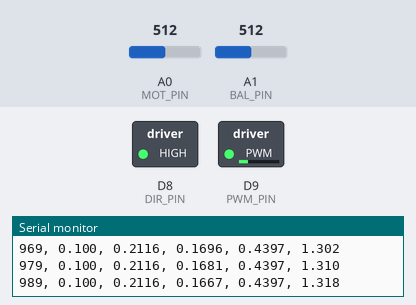
This sketch was run on a simulated Arduino Uno R4 WiFi. Parts: switched loads named in the sketch (green lamp = pin HIGH), the last lines printed to the serial monitor. Inputs (shaded band) come from the test bench; at power-on: A1 (BAL_PIN) = 512, A0 (MOT_PIN) = 512 (analog values on the 0–1023 scale).

Above: at 1.3 s.
1.6 s: A1 (BAL_PIN) set to 306
At 2.04 s:
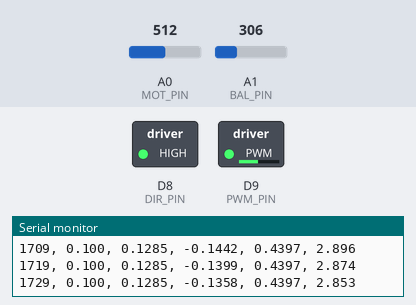
4.6 s: A1 (BAL_PIN) set to 716
At 4.97 s:
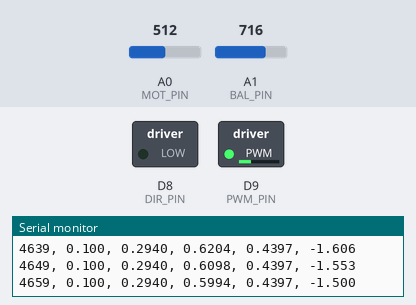
7.6 s: A1 (BAL_PIN) set to 122
At 7.95 s:
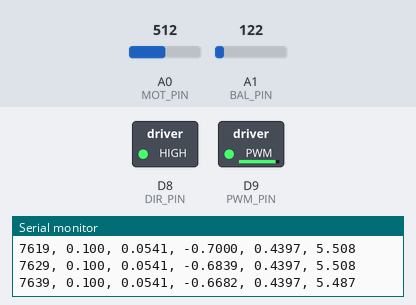
10.6 s: A0 (MOT_PIN) set to 716
12.1 s: A0 (MOT_PIN) set to 706
At 13.4 s:
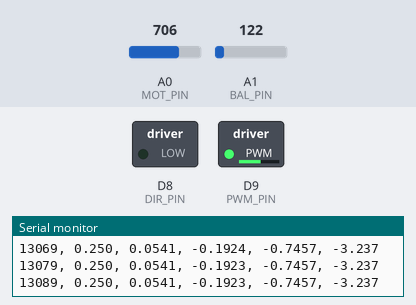
14.0 s: A1 (BAL_PIN) set to 511
Timing chart, 0 to 17.7 s (numbered marks = the images above; inputs shaded):
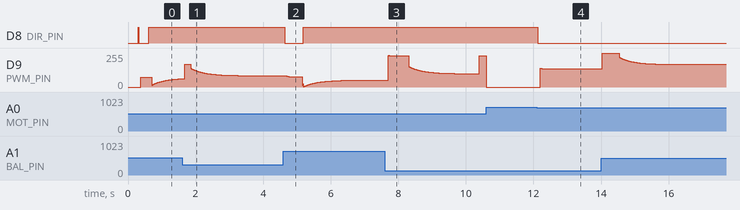

Measured:
- after the input at 4.6 s, D8 (DIR_PIN): HIGH → LOW at once, → HIGH 0.55 s later
- after the input at 12.1 s, D8 (DIR_PIN): HIGH → LOW at once; D9 (PWM_PIN): 0/255 → 136/255 after 0.10 s, → 137/255 0.39 s later

The sketch:

lab_3.ino
```cpp
#include <Arduino.h>
#include "geeWhiz.h"

// Lab 3 (b): ball position control with the part (a) lead controller.
//   outer loop (10 ms): e_y = y_ref - y -> D2[z] -> saturator -> theta_ref_sat
//   inner loop (1 ms):  e = theta_ref_sat - theta -> D1[z] + load/friction comp -> V
// D2[z] = Tustin of C2(s) = -7 (s + 0.35) / (s + 2.5) at 10 ms.
// Reference: square wave 0.10 m <-> 0.25 m, 20 s period.

const int MOT_PIN = A0;
const int BAL_PIN = A1;

// Sensor scaling: gear angle from Lab 1 (station 5), ball recalibrated 2026-11-26 at the beam ticks
const float SLOPE_MOTOR = -0.000381880445, OFFSET_MOTOR = 3.568038909;        // rad
const float SLOPE_BALL = 0.0000252403332759, OFFSET_BALL = 0.00487879462523;  // m

const uint32_t OUTER_DIV = 10;        // outer loop every 10 inner (1 ms) ticks
const uint32_t HALF_PERIOD_MS = 10000;
const float Y_LOW = 0.10f, Y_HIGH = 0.25f;   // m
const float REF_SAT = 0.7f;           // gear angle saturator, rad
const float MAX_ANGLE = 0.8f;         // safety: motor off beyond this, rad

// Inner loop (Lab 2): D1[z] and load/friction compensation
const float LOAD_V = -0.275f, FRICTION_V = 0.30f, POS_TOLERANCE = 0.005f;
const double a0 = -0.07356126214266934, a1 = -0.0031170026331643896, a2 = 0.07044425950950561;
const double b1 = -1.9385879020494574, b2 = 0.9398836903182997;
double e1 = 0, e2 = 0, u1 = 0, u2 = 0;

// Outer loop: D2[z] = (c0 + c1 z^-1) / (1 + d1 z^-1), m -> rad
const double c0 = -6.925679012345679, c1 = 6.901481481481482, d1 = -0.9753086419753088;
double ey1 = 0, th1 = 0;              // previous error and previous (unsaturated) output
float theta_ref_sat = 0.0f;

uint32_t k = 0;
int32_t ball_sum = 0;                 // sums the 1 ms ball readings over one outer sample

volatile bool fresh = false;          // one sample handed from the interrupt to loop()
volatile uint32_t log_t;
volatile float log_ref, log_y, log_th_ref, log_th, log_V;

void setup() {
  analogReadResolution(14);
  Serial.begin(115200);
  delay(300);
  geeWhizBegin();
  setMotorVoltage(0.0f);
  Serial.println("t_ms, y_ref, y, theta_ref_sat, theta, V");
  set_control_interval_ms(1);
}

void loop() {
  if (!fresh) return;
  noInterrupts();
  uint32_t t = log_t;
  float r = log_ref, y = log_y, tr = log_th_ref, th = log_th, V = log_V;
  fresh = false;
  interrupts();
  Serial.print(t);        Serial.print(", ");
  Serial.print(r, 3);     Serial.print(", ");
  Serial.print(y, 4);     Serial.print(", ");
  Serial.print(tr, 4);    Serial.print(", ");
  Serial.print(th, 4);    Serial.print(", ");
  Serial.println(V, 3);
}

void interval_control_code(void) {
  float theta = SLOPE_MOTOR * analogRead(MOT_PIN) + OFFSET_MOTOR;
  ball_sum += analogRead(BAL_PIN);

  // ---- inner loop, every 1 ms ----
  float V = 0.0f;
  if (fabsf(theta) <= MAX_ANGLE) {
    double e = theta_ref_sat - theta;
    double u = -b1 * u1 - b2 * u2 + a0 * e + a1 * e1 + a2 * e2;
    e2 = e1; e1 = e;
    u2 = u1; u1 = u;
    V = u + LOAD_V;
    if (fabs(e) > POS_TOLERANCE) V += (u > 0 ? FRICTION_V : -FRICTION_V);
  }
  setMotorVoltage(V);

  // ---- outer loop, every 10 ms ----
  if (k % OUTER_DIV == OUTER_DIV - 1) {
    float y = SLOPE_BALL * ((float)ball_sum / OUTER_DIV) + OFFSET_BALL;
    ball_sum = 0;
    float y_ref = ((k / HALF_PERIOD_MS) % 2 == 0) ? Y_LOW : Y_HIGH;

    double ey = y_ref - y;
    double th_ref = -d1 * th1 + c0 * ey + c1 * ey1;
    ey1 = ey; th1 = th_ref;           // keep the unsaturated output in the controller history
    theta_ref_sat = constrain((float)th_ref, -REF_SAT, REF_SAT);

    log_t = k; log_ref = y_ref; log_y = y; log_th_ref = theta_ref_sat; log_th = theta; log_V = V;
    fresh = true;
  }
  k++;
}
```

geeWhiz.cpp
```cpp
#include "geeWhiz.h"
#include <pwm.h>        // UNO R4 PWM helper
#include <FspTimer.h>   // UNO R4 timer helper

// ---- Pins & constants ----
static constexpr uint8_t PWM_PIN  = D9;       // motor PWM
static constexpr uint8_t DIR_PIN  = D8;       // direction
static constexpr float    VMAX     = 6.0f;    // ±6 V saturator
static constexpr float    PWM_HZ   = 24000.0f;
static constexpr float    DUTY_MAX = 99.2f;   // avoid true 100%
static constexpr float    DUTY_MIN = 0.0f;

// ---- Objects ----
static PwmOut   motorPWM(PWM_PIN);  // GPT-backed PWM for D9
static FspTimer controlTimer;       // separate GPT for the control ISR

// ---- ISR adapter ----
static void timer_cb_adapter(timer_callback_args_t *) {
  if (interval_control_code) { interval_control_code(); return; }
  if (intervalControlCode)   { intervalControlCode();   return; }
  // neither defined -> do nothing
}

// ---- API ----
void geeWhizBegin() {
  pinMode(DIR_PIN, OUTPUT);
  digitalWrite(DIR_PIN, LOW);

  // Start 24 kHz PWM on D9 at 0% duty
  motorPWM.begin(PWM_HZ, 0.0f);
}

void setMotorVoltage(float volts) {
  // Saturate to ±6 V
  if (volts >  VMAX) volts =  VMAX;
  if (volts < -VMAX) volts = -VMAX;

  // Direction and duty
  digitalWrite(DIR_PIN, (volts >= 0.0f) ? HIGH : LOW);
  float duty = (fabsf(volts) / VMAX) * 100.0f;
  if (duty > DUTY_MAX) duty = DUTY_MAX;
  if (duty < DUTY_MIN) duty = DUTY_MIN;

  motorPWM.pulse_perc(duty);
}

void set_control_interval_ms(uint16_t interval_ms) {
  if (interval_ms == 0) interval_ms = 1;
  const float freq_hz = 1000.0f / (float)interval_ms;

  // Use a GPT timer (don’t touch AGT: it’s used by Arduino timebase)
  uint8_t timer_type = GPT_TIMER;
  int8_t  tindex     = FspTimer::get_available_timer(timer_type); // prefer non-PWM GPT

  bool forced = false;
  if (tindex < 0) {
    // As a fallback, allow using a PWM-reserved GPT if needed
    tindex = FspTimer::get_available_timer(timer_type, true);
    forced = (tindex >= 0);
  }
  if (tindex < 0) return;           // no timer available

  if (forced) {
    // Permit using a PWM-reserved GPT *for the timer only*.
    // PwmOut(D9) will keep its own GPT channel; FspTimer will pick a different one.
    FspTimer::force_use_of_pwm_reserved_timer();
  }

  // Begin periodic timer -> IRQ -> open -> start (open is REQUIRED)
  if (!controlTimer.begin(TIMER_MODE_PERIODIC, timer_type, tindex, freq_hz, 0.0f, timer_cb_adapter)) return;
  if (!controlTimer.setup_overflow_irq()) return;
  if (!controlTimer.open()) return;
  controlTimer.start();
}
```

geeWhiz.h
```cpp
#pragma once
#include <Arduino.h>

// Init motor outputs: D9 PWM @ 24 kHz, D8 DIR
void geeWhizBegin();

// Drive motor with voltage command in ±6 V (saturated)
void setMotorVoltage(float volts);

// Start a periodic ISR at 'interval_ms' using a GPT timer (no PWM conflict)
void set_control_interval_ms(uint16_t interval_ms);

// Your sketch must define ONE of these names (either is accepted)
extern "C" void interval_control_code(void) __attribute__((weak));
extern "C" void intervalControlCode(void) __attribute__((weak));
```
